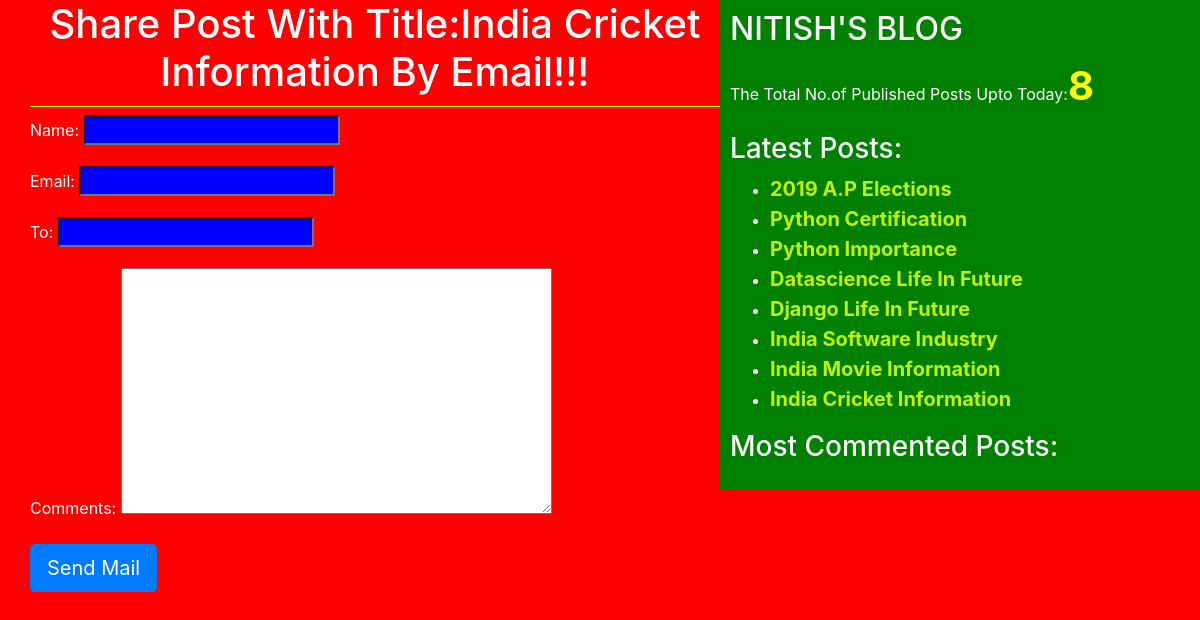
/1/share/, run on the app's committed database.
### blog/models.py (models this page shows, shortened)
class Post(models.Model):
    STATUS_CHOICES=(('draft','Draft'),('published','Published'))
    title=models.CharField(max_length=264)
    slug=models.SlugField(max_length=264,unique_for_date='publish')
    author=models.ForeignKey(User,related_name='blog_posts',on_delete=models.CASCADE)
    body=models.TextField()
    publish=models.DateTimeField(default=timezone.now)
    created=models.DateTimeField(auto_now_add=True)
    updated=models.DateTimeField(auto_now=True)
    status=models.CharField(max_length=10,choices=STATUS_CHOICES,default='draft')
    objects=CustomManager()
    tags=TaggableManager()
    class Meta:
        ordering=('-publish',)
    def get_absolute_url(self):
        return reverse('post_detail',args=[self.publish.year,self.publish.strftime('%m'),self.publish.strftime('%d'),self.slug])

### blog/views.py (the view, shortened to what this page needs)
# urls.py: re_path('(?P<id>\d+)/share/$',views.mail_send_view),
def mail_send_view(request,id):
    post=get_object_or_404(Post,id=id,status='published')
    sent=False
    form=EmailSendForm()
    return render(request,'blog/sharebymail.html',{'form':form,'post':post,'sent':sent})

### blog/forms.py
class EmailSendForm(forms.Form):
    name=forms.CharField()
    email=forms.EmailField()
    to=forms.EmailField()
    comments=forms.CharField(required=False,widget=forms.Textarea)

### blog/models.py (called while the page is built)
    def get_queryset(self):
        return super().get_queryset().filter(status='published')

### blog/templatetags/blog_tags.py (called while the page is built)
@register.simple_tag(name='my_tag')
def total_posts():
    return Post.objects.count()

@register.inclusion_tag('blog/latest_posts123.html')
def show_latest_posts(count=3):
    latest_posts=Post.objects.order_by('-publish')[:count]#[:3] indicates that only 3 recent posts are displyed
    return {'latest_posts':latest_posts}

@register.simple_tag
def get_most_commented_posts(count=5):
    return Post.objects.annotate(total_comments=Count('comments')).order_by('-total_comments')[:count]

### templates/blog/sharebymail.html (shortened to what this page needs)
{% extends 'blog/base.html' %}
  {% block content %}
  {% if sent %}
    <h1>Email Successfully Sent</h1>
    <h2>Post with the title {{post.title}} information shared by email</h2>
    {% else %}
      <h1>Share Post With Title:{{post.title}} By Email!!!</h1>
      <form method='POST'>
        {{form.as_p}}
        <input type="submit" class="btn btn-primary btn-lg" name="" value="Send Mail">
      </form>
    {%endif%}
  {% endblock %}

### templates/blog/latest_posts123.html
<ul>
  {% for post in latest_posts %}
  <li><a href="{{post.get_absolute_url}}">{{post.title}}</a></li>
  {% endfor %}
</ul>

### static/css/blog.css (style rules this page uses)
h1 { text-align: center; border-bottom: 1px solid yellow; padding-bottom: 10px; }
body { color: white; background: red; }
a { color:#bff207; text-decoration: none; font-size: 20px; font-weight: bold; }
input { background: blue; color:white }

### data on the page
Post: title "India Cricket Information"
Post: title "2019 A.P Elections"
Post: title "Python Certification"
Post: title "Python Importance"
Post: title "Datascience Life In Future"
Post: title "Django Life In Future"
Post: title "India Software Industry"
Post: title "India Movie Information"
